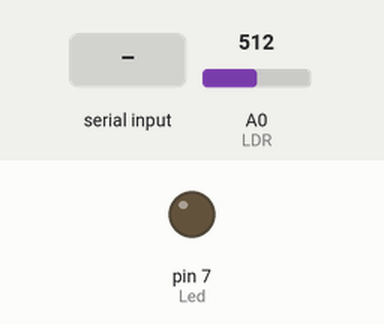
Recording of a sketch running on a simulated Arduino Uno, built with avr-gcc and run on an emulated ATmega328P. On the bench: output pins drawn as LEDs (lit = HIGH). Inputs (shaded band) come from the test bench; at power-on: A0 (LDR) = 512. What the sketch prints to the serial monitor is not drawn.

Above: at 1.2 s.
1.3 s: "1" received over Serial
At 1.6 s:
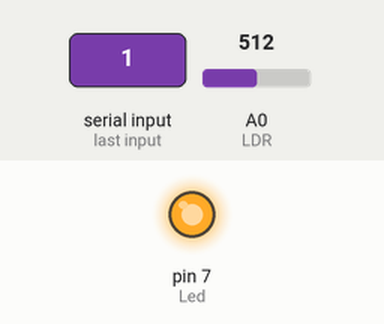
2.8 s: "0" received over Serial
At 4.2 s:
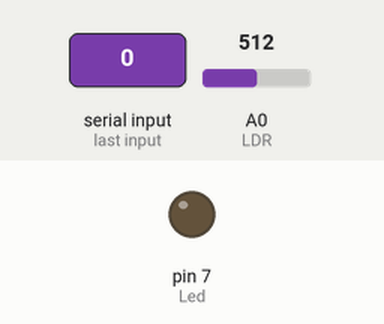
Timing chart, 0 to 5.8 s (numbered marks = the images above; inputs shaded):
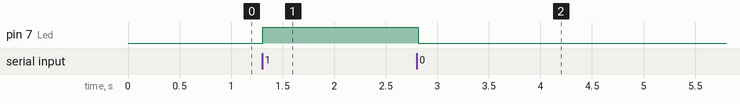

Measured:
- after the input at 1.3 s, pin 7 (Led): LOW → HIGH at once
- after the input at 2.8 s, pin 7 (Led): HIGH → LOW at once

The sketch:

Python_LDR.ino
```cpp
#define Led 7
#define LDR A0
void setup() {
  pinMode(Led,OUTPUT);
  pinMode(LDR,INPUT);
  Serial.begin(9600);


}

void loop() {
  int isik=analogRead(A0);
  Serial.println(isik);
  if (Serial.available()){
    char komut=Serial.read();
    if (komut=='1'){
      digitalWrite(Led,HIGH);
    } else if (komut=='0'){
      digitalWrite(Led,LOW);
    }
  }
 delay(50);

}
```
